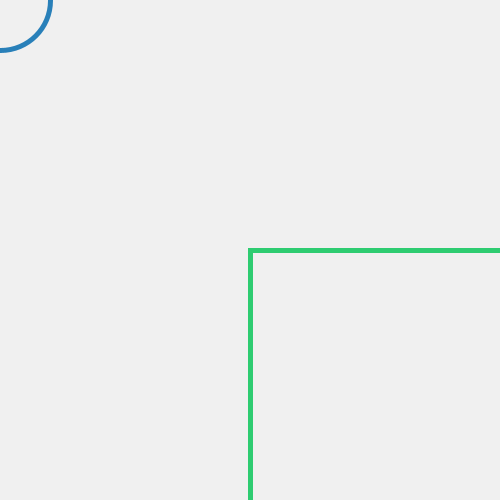
Frame 1 (no input)
Frame 60 (the mouse pressed at the canvas centre just before this capture): identical to frame 1, image omitted
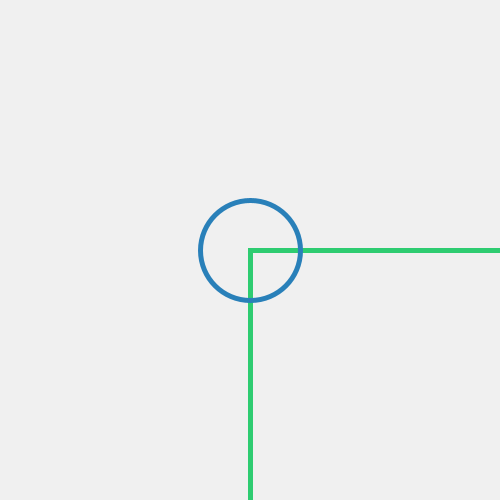
Frame 120 (the mouse held since frame 60 and released just before this capture)

The Processing sketch that drew these frames (run headless with seeded random() and noise(); from frame 60 on, the mouse is pressed at the canvas centre):

// Processing sketch: s07e01Max
// ── s07e01Max.pde
//UDD - Expresion Digital II
//s07e01Max
//crear una variable que adopta el mismo valor que otras tres variables a medida que apreto 'a' o 's'
float s1, s2, s3;
color c1, c2, c3, c4;

void setup() {
  size(500, 500);
  //variables stroke
  s1=5;
  s2=10;
  s3=s1;
  //variables color
  c1= color(46, 204, 113);
  c2= color(41, 128, 185);
  smooth();
  c3= c1;
  c4= c2;
}

void draw() {
  //dibujar fondo
  background (240);
  //rect dibujado
  strokeWeight(s3);
  stroke (c3);
  noFill();
  rect(width/2, height/2, width, height);
  //ellipse sigue al mouse
  strokeWeight(s3);
  stroke(c4);
  ellipse(mouseX, mouseY, 100, 100);
}

void keyPressed() {
  //si apreto a, cambia valores color y weight de strokes
  if (key=='a') {
    s3=s2;
    c3=c2;
    c4=c3;
  }
  //si apreto a, cambia valores a color establecido y weight de stroke
  if (key=='s') {
    s3=s1;
    c3=color(255, 0, 0);
  }
}
